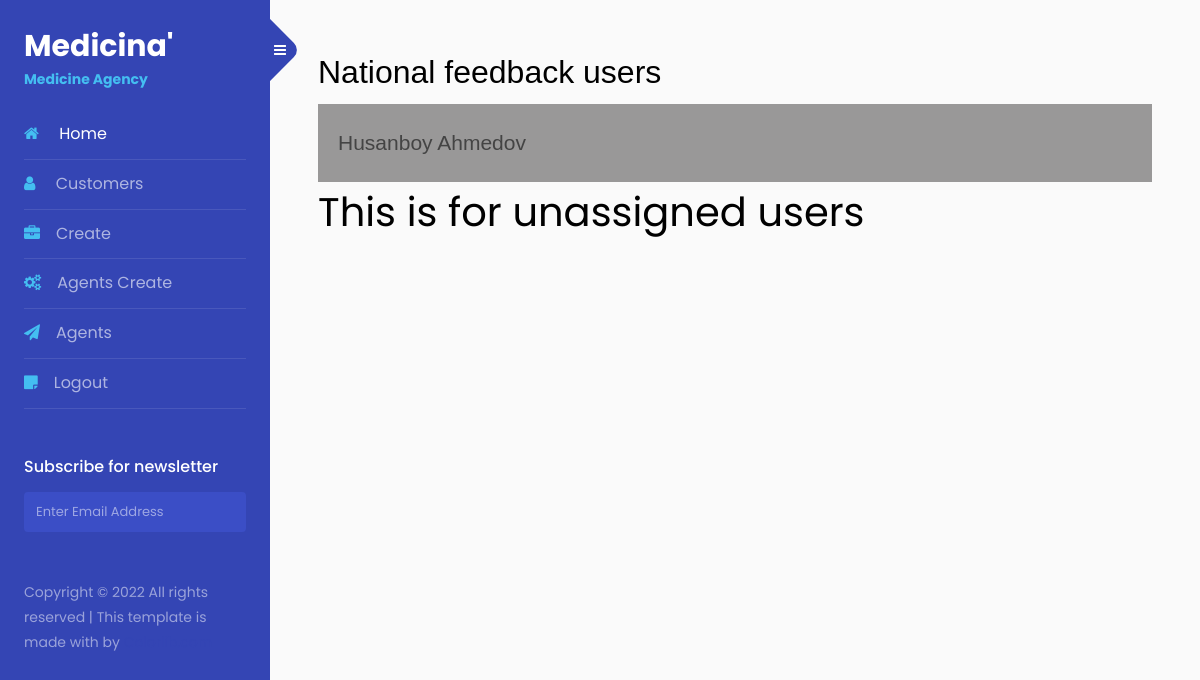
/customers/ (signed in), run on an earlier commit of the app's database.
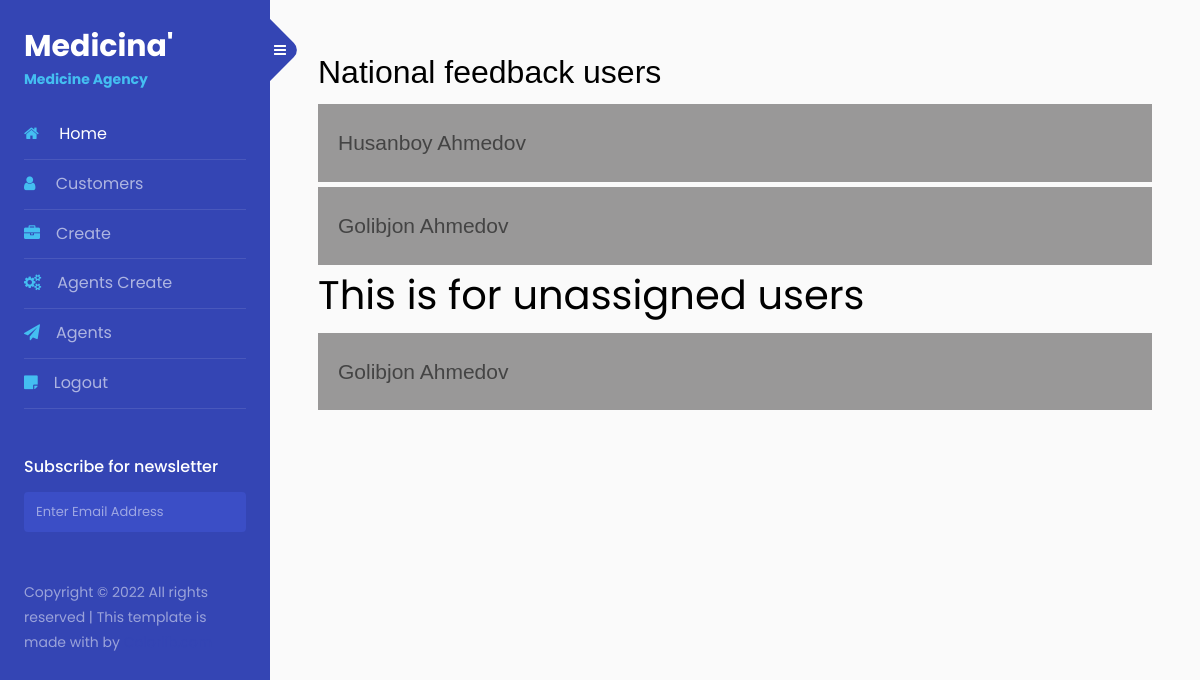
And on a later commit of the database.
### records_feed/models.py (models this page shows, shortened)
class Setter(models.Model):
    class Meta:
        verbose_name = "Setter"
        verbose_name_plural = "Feedback users"
    name = models.CharField(max_length=100)
    last_name = models.CharField(max_length=100)
    email = models.EmailField()
    message = models.CharField(max_length=500)
    contact_number = models.CharField(max_length=30)
    organiser = models.ForeignKey(UserProfile, on_delete=models.CASCADE)
    agent = models.ForeignKey("Agent", null=True, blank=True, on_delete=models.SET_NULL)

### records_feed/views.py (the view)
# urls.py: path('customers/', FeedbackUsers.as_view(), name='customers'),
class FeedbackUsers(LoginRequiredMixin, ListView):
    template_name = 'feedback_users.html'
    context_object_name = 'setters'
    def get_queryset(self):
        user = self.request.user
        if user.is_organiser:
            queryset = models.Setter.objects.filter(organiser=user.userprofile)
        else:
            queryset = models.Setter.objects.filter(organiser=user.agent.organiser)
            queryset = queryset.filter(agent__user=self.request.user)
        return queryset
    def get_context_data(self, **kwargs): # Esda tutish
        context = super(FeedbackUsers, self).get_context_data(**kwargs)
        user = self.request.user
        if user.is_organiser:
            queryset = Setter.objects.filter(
                organiser = user.userprofile,
                agent__isnull = True
            )
        context.update({
            'unassigned_users': queryset
        })
        return context

### front_med/feedback_users.html (shortened to what this page needs)
{% extends 'base.html' %}
{% block content %}
    <div class="feedback">
      <h2 style="font-family: sans-serif">National feedback users</h2>
      {% for setter in setters %}
      <a href="/{{ setter.pk }}/"
        >{{ setter.name }} {{ setter.last_name }} {{ setter.country }}</a
      >
      {% endfor %}
    </div>
    <h1>This is for unassigned users</h1>
    {% if unassigned_users.exists %}
    <div class="feedback">
      {% for setter in unassigned_users %}
      <a href="/{{ setter.pk }}/"
        >{{ setter.name }} {{ setter.last_name }} {{ setter.country }}</a
      >
      {% endfor %}
    </div>
    {% endif %}
{% endblock content %}

### front_med/base.html (shortened to what this page needs)
{% load static %}
<!DOCTYPE html>
<html lang="en">
  <head>
    <link
      rel="stylesheet"
      href="https://stackpath.bootstrapcdn.com/font-awesome/4.7.0/css/font-awesome.min.css"
    />
    <link rel="stylesheet" href="{% static 'css/main.css' %}" />
  </head>
  <body>
    <div class="wrapper d-flex align-items-stretch">
      <nav id="sidebar">
        <div class="custom-menu">
          <button type="button" id="sidebarCollapse" class="btn btn-primary">
            <i class="fa fa-bars"></i>
          </button>
        </div>
        <div class="p-4">
          <h1>
            <a href="#" class="logo"
              >Medicina'<span>Medicine Agency</span></a
            >
          </h1>
          <ul class="list-unstyled components mb-5">
            <li class="active">
              <a href="/"><span class="fa fa-home mr-3"></span> Home</a>
            </li>
            {% if request.user.is_organiser %}
            <li>
              <a href="{% url 'feedback:customers' %}"><span class="fa fa-user mr-3"></span> Customers</a>
            </li>
            <li>
              <a href="{% url 'feedback:create' %}"><span class="fa fa-briefcase mr-3"></span>Create</a>
            </li>
            <li>
              <a href="{% url 'agents:agent-create' %}"><span class="fa fa-cogs mr-3"></span>Agents Create</a>
            </li>
            <li>
              <a href="{% url 'agents:agent-lists' %}"
                ><span class="fa fa-paper-plane mr-3"></span>Agents</a
              >
            </li>
            {% endif %}
            {% if request.user.is_authenticated %}
            <li>
              <a href="{% url 'logout' %}"><span class="fa fa-sticky-note mr-3"></span>Logout</a>
            </li>
            {% else %}
            <li>
              <a href="{% url 'login' %}"><span class="fa fa-sticky-note mr-3"></span>Login</a>
            </li>
            {% endif %}
          </ul>
          <div class="mb-5">
            <h3 class="h6 mb-3">Subscribe for newsletter</h3>
            <form action="#" class="subscribe-form">
              <div class="form-group d-flex">
                <input
                  type="text"
                  class="form-control"
                  placeholder="Enter Email Address"
                />
              </div>
            </form>
          </div>
          <div class="footer">
            <p>
              Copyright &copy;
              All rights reserved | This template is made with
               by
              <a href="https://colorlib.com" target="_blank">Colorlib.com</a>
            </p>
          </div>
        </div>
      </nav>
      <div id="content" class="p-4 p-md-5 pt-5">
        {% block content %}
        {% endblock content %}
      </div>
    </div>
  </body>
</html>

### front_med/feedback_users.html (style rules this page uses)
.feedback a { width: 100%; background-color: rgba(59, 56, 56, 0.5); padding: 20px 20px; text-decoration: none; font-size: 21px; display: block; margin-top: 5px; font-family: sans-serif; color: #444; }

What changed in the data, as far as the page shows it:
added Setter: name "Golibjon", last_name "Ahmedov"
